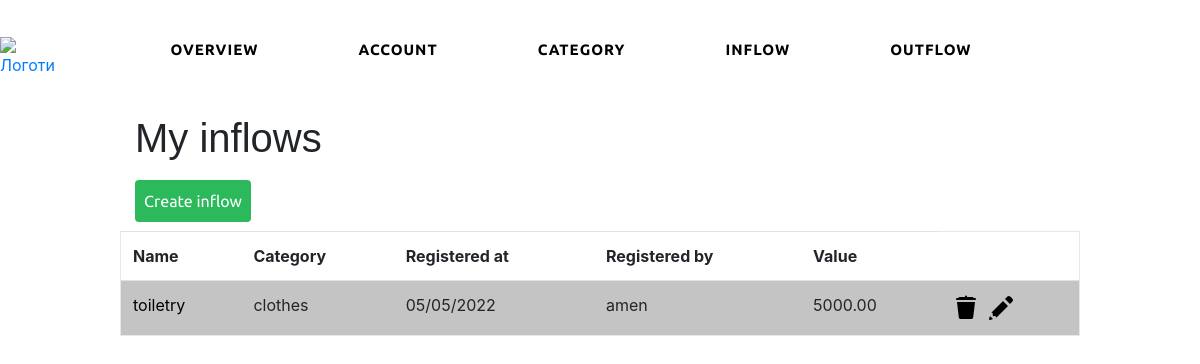
Page /inflow_list (signed in) on the committed database.
### authentication/models.py (models this page shows, shortened)
class Inflow(models.Model):
    name = models.CharField(null=False, max_length=255)
    value = models.DecimalField(null=False, max_digits=10, decimal_places=2)
    category = models.ForeignKey(Category, on_delete=models.PROTECT)
    registered_at = models.DateTimeField()
    registered_by = models.CharField(null=False, max_length=55)

class Category(models.Model):
    code = models.IntegerField(default=0, null=False)
    name = models.CharField(max_length=255)
    description = models.CharField(default=0, max_length=255)
    registered_at = models.DateField(null=True)
    registered_by = models.CharField(default=0, null=False, max_length=55)
    def __str__(self):
        return self.name

### authentication/views.py (the view)
# urls.py: path('inflow_list', views.inflow_list, name='inflow_list'),
@login_required
def inflow_list(request):
    try:
        template_name = 'inflow_list.html'
        str_date = get_first_day_month()
        registered_by = request.user.get_username()
        print(str_date)
        inflows = Inflow.objects.filter(
            registered_at__gte=str_date,
            registered_by=registered_by
        )
    except Inflow.DoesNotExist as e:
        raise Http404('Inflow does not exist')
    except Http404 as exc:
        return HttpResponse('404')
    return render(
        request,
        'authentication/inflow_list.html',
        {
            'inflows': inflows
        }
    )

### authentication/views.py (called while the page is built)
def get_first_day_month():
    date = None
    try:
        month = timezone.now().month
        if len(str(month)) == 1:
            month = int('0' + str(month))
        year = timezone.now().year
        month_range = calendar.monthrange(year, int(month))
        day = month_range[1] - (month_range[1] - 1)
        date = datetime(year, month, day)
    except ValueError as exc:
        print(exc, "ValueError")
    except TypeError as exc:
        print(exc, "TypeError")
    return date

### authentication/templates/authentication/inflow_list.html (shortened to what this page needs)
{% extends './baseProfile.html' %}
{% load static %}
{% load static %}
{% block content %}
<!DOCTYPE html>
<html lang="en">
<head>
  <link rel="stylesheet" href="{% static 'authentication/css/outin.css' %}">
</head>
<body>
  <div class="all"><div class="container-fluid container-home" style="font-family: 'Ubuntu', sans-serif;">
    <div class="row">
      <div class="col-md-4">
        <h1>My inflows</h1>
      </div>
    </div>
    <div class="row">
      <div class="col-md-2">
        <a class="btn btn-outline-secondary" href="{% url 'inflow_create' %}" role="button"><span>Create inflow</span></a>
      </div>
    </div>
  </div>
    <table class="table">
        <tr>
          <th>Name</th>
          <th>Category</th>
          <th>Registered at</th>
          <th>Registered by</th>
          <th>Value</th>
        </tr>
    {% if inflows %}
        {% for inflow in inflows %}
        <tr>
            <td><a href="{% url 'inflow_detail' inflow.id %}">{{ inflow.name }}</a></td>
            <td>{{ inflow.category }}</td>
            <td>{{ inflow.registered_at|date:"d/m/Y" }}</td>
            <td>{{ inflow.registered_by }}</td>
            <td>{{ inflow.value }}</td>
            <td>
              <a class="icon" href="{% url 'inflow_delete' inflow.id %}"><img src="{% static 'authentication/images/icons8-trash.svg' %}" alt=""></a>
              <a class="icon" href="{% url 'inflow_edit' inflow.id %}"><img src="{% static 'authentication/images/icons8-edit.svg' %}" alt=""></a>
            </td>
        </tr>
        {% endfor %}
    {% else %}
        <td>Entries were not found for the current month.</td>
    {% endif %}
    </table>
  </div>
</body>
</html>
{% endblock %}

### authentication/static/authentication/css/profile.css (style rules this page uses)
html,body { height: 100%; line-height: 1; }
a { text-decoration: none; }

### authentication/static/authentication/css/outin.css (style rules this page uses)
.all { width: 80%; margin-left: 10%; }
.col-md-2 { padding-bottom: 1%; padding-top: 1%; }
.col-md-2 a { border-radius: 4px; background-color: #2cb95b; border: none; color: #FFFFFF; text-align: center; padding: 7%; transition: all 0.5s; cursor: pointer; }
.col-md-2 span { cursor: pointer; display: inline-block; position: relative; transition: 0.5s; }
.col-md-2 span:after { content: '\00bb'; position: absolute; opacity: 0; top: 0; right: -20px; transition: 0.5s; }
table { padding-top: 2%; border-collapse: collapse; border-spacing: 0; width: 100%; border: 1px solid rgb(232, 232, 232); }
th, td { text-align: left; padding: 16px; }
tr:nth-child(even) { background-color: #c4c4c4; }
.col-md-4 { font-family: 'Gill Sans', 'Gill Sans MT', Calibri, 'Trebuchet MS', sans-serif; }
.table a { text-decoration: none; color: black; }

### rows in the picture
Inflow: name "toiletry", category "clothes", registered_at "05/05/2022", registered_by "amen", value "5000.00"
